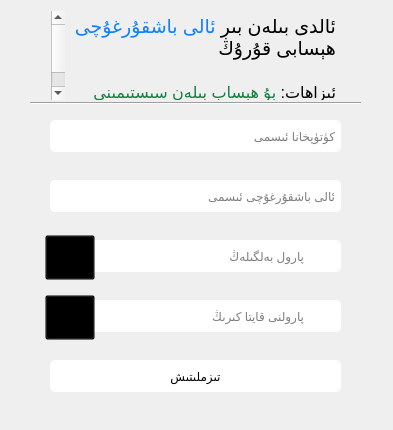
<?xml version="1.0" encoding="UTF-8"?>
<ui version="4.0">
 <class>Form</class>
 <widget class="QWidget" name="Form">
  <property name="geometry">
   <rect>
    <x>0</x>
    <y>0</y>
    <width>393</width>
    <height>430</height>
   </rect>
  </property>
  <property name="windowTitle">
   <string>Form</string>
  </property>
  <property name="layoutDirection">
   <enum>Qt::RightToLeft</enum>
  </property>
  <property name="styleSheet">
   <string notr="true">#textEdit{
background:transparent;
}

#lineEdit, #lineEdit_2{
padding:0px 4px;
border-radius:5px;
}

#lineEdit_3, #lineEdit_4{
padding: 0px 35px 0px 35px;
border-radius:5px;
}

#pushButton{
background-color: rgb(255, 255, 255);
border-radius: 5px;
}


#pushButton:hover{
border: 1px solid rgb(15, 128, 255);
}

#pushButton:pressed{
border: 1px solid rgb(255, 255, 255);
background-color: rgb(15, 128, 255);
color: rgb(255, 255, 255);
}


QLabel{
	color: rgb(252, 1, 7);
}

#pushButton_2, #pushButton_3{
background:transparent;
}

#pushButton_2:pressed, #pushButton_3:pressed{
padding: 1px 1px 0px 0px;
}

</string>
  </property>
  <property name="locale">
   <locale language="Uighur" country="China"/>
  </property>
  <widget class="QLineEdit" name="lineEdit">
   <property name="geometry">
    <rect>
     <x>50</x>
     <y>120</y>
     <width>291</width>
     <height>32</height>
    </rect>
   </property>
   <property name="placeholderText">
    <string>كۈتۈپخانا ئىسمى</string>
   </property>
  </widget>
  <widget class="QLineEdit" name="lineEdit_2">
   <property name="geometry">
    <rect>
     <x>50</x>
     <y>180</y>
     <width>291</width>
     <height>32</height>
    </rect>
   </property>
   <property name="placeholderText">
    <string>ئالى باشقۇرغۇچى ئىسمى</string>
   </property>
  </widget>
  <widget class="QLineEdit" name="lineEdit_3">
   <property name="geometry">
    <rect>
     <x>50</x>
     <y>240</y>
     <width>291</width>
     <height>32</height>
    </rect>
   </property>
   <property name="alignment">
    <set>Qt::AlignLeading|Qt::AlignLeft|Qt::AlignVCenter</set>
   </property>
   <property name="placeholderText">
    <string>پارول بەلگىلەڭ</string>
   </property>
  </widget>
  <widget class="Line" name="line">
   <property name="geometry">
    <rect>
     <x>30</x>
     <y>95</y>
     <width>331</width>
     <height>16</height>
    </rect>
   </property>
   <property name="orientation">
    <enum>Qt::Horizontal</enum>
   </property>
  </widget>
  <widget class="QPushButton" name="pushButton">
   <property name="geometry">
    <rect>
     <x>50</x>
     <y>360</y>
     <width>291</width>
     <height>32</height>
    </rect>
   </property>
   <property name="text">
    <string>تىزملىتىش</string>
   </property>
  </widget>
  <widget class="QTextEdit" name="textEdit">
   <property name="geometry">
    <rect>
     <x>50</x>
     <y>10</y>
     <width>291</width>
     <height>91</height>
    </rect>
   </property>
   <property name="layoutDirection">
    <enum>Qt::RightToLeft</enum>
   </property>
   <property name="html">
    <string>&lt;!DOCTYPE HTML PUBLIC &quot;-//W3C//DTD HTML 4.0//EN&quot; &quot;http://www.w3.org/TR/REC-html40/strict.dtd&quot;&gt;
&lt;html&gt;&lt;head&gt;&lt;meta name=&quot;qrichtext&quot; content=&quot;1&quot; /&gt;&lt;style type=&quot;text/css&quot;&gt;
p, li { white-space: pre-wrap; }
&lt;/style&gt;&lt;/head&gt;&lt;body style=&quot; font-family:'.AppleSystemUIFont'; font-size:13pt; font-weight:400; font-style:normal;&quot;&gt;
&lt;p align=&quot;right&quot; style=&quot; margin-top:0px; margin-bottom:0px; margin-left:0px; margin-right:0px; -qt-block-indent:0; text-indent:0px;&quot;&gt;&lt;span style=&quot; font-size:14pt;&quot;&gt;ئالدى بىلەن بىر &lt;/span&gt;&lt;span style=&quot; font-size:14pt; color:#0f80ff;&quot;&gt;ئالى باشقۇرغۇچى&lt;/span&gt;&lt;span style=&quot; font-size:14pt;&quot;&gt; ھېسابى قۇرۇڭ&lt;/span&gt;&lt;/p&gt;
&lt;p align=&quot;right&quot; style=&quot;-qt-paragraph-type:empty; margin-top:0px; margin-bottom:0px; margin-left:0px; margin-right:0px; -qt-block-indent:0; text-indent:0px; font-size:14pt;&quot;&gt;&lt;br /&gt;&lt;/p&gt;
&lt;p align=&quot;right&quot; style=&quot; margin-top:0px; margin-bottom:0px; margin-left:0px; margin-right:0px; -qt-block-indent:0; text-indent:0px;&quot;&gt;&lt;span style=&quot; font-size:12pt;&quot;&gt;ئىزاھات:&lt;/span&gt;&lt;span style=&quot; font-size:12pt; color:#108040;&quot;&gt; بۇ ھېساب بىلەن سىستىمىنى ئۆز كۈتۈپخانىڭىزغا خاس ئىشلىتەلەيسىز&lt;/span&gt;&lt;/p&gt;&lt;/body&gt;&lt;/html&gt;</string>
   </property>
  </widget>
  <widget class="QLineEdit" name="lineEdit_4">
   <property name="geometry">
    <rect>
     <x>50</x>
     <y>300</y>
     <width>291</width>
     <height>32</height>
    </rect>
   </property>
   <property name="layoutDirection">
    <enum>Qt::RightToLeft</enum>
   </property>
   <property name="alignment">
    <set>Qt::AlignLeading|Qt::AlignLeft|Qt::AlignVCenter</set>
   </property>
   <property name="placeholderText">
    <string>پارولنى قايتا كىرىڭ</string>
   </property>
  </widget>
  <widget class="QLabel" name="label">
   <property name="geometry">
    <rect>
     <x>50</x>
     <y>155</y>
     <width>281</width>
     <height>20</height>
    </rect>
   </property>
   <property name="text">
    <string/>
   </property>
  </widget>
  <widget class="QLabel" name="label_2">
   <property name="geometry">
    <rect>
     <x>50</x>
     <y>214</y>
     <width>281</width>
     <height>20</height>
    </rect>
   </property>
   <property name="text">
    <string/>
   </property>
  </widget>
  <widget class="QLabel" name="label_3">
   <property name="geometry">
    <rect>
     <x>50</x>
     <y>274</y>
     <width>281</width>
     <height>20</height>
    </rect>
   </property>
   <property name="text">
    <string/>
   </property>
  </widget>
  <widget class="QLabel" name="label_4">
   <property name="geometry">
    <rect>
     <x>50</x>
     <y>335</y>
     <width>281</width>
     <height>20</height>
    </rect>
   </property>
   <property name="text">
    <string/>
   </property>
  </widget>
  <widget class="QPushButton" name="pushButton_2">
   <property name="geometry">
    <rect>
     <x>45</x>
     <y>235</y>
     <width>50</width>
     <height>45</height>
    </rect>
   </property>
   <property name="text">
    <string/>
   </property>
   <property name="iconSize">
    <size>
     <width>20</width>
     <height>20</height>
    </size>
   </property>
  </widget>
  <widget class="QPushButton" name="pushButton_3">
   <property name="geometry">
    <rect>
     <x>45</x>
     <y>295</y>
     <width>50</width>
     <height>45</height>
    </rect>
   </property>
   <property name="text">
    <string/>
   </property>
   <property name="iconSize">
    <size>
     <width>20</width>
     <height>20</height>
    </size>
   </property>
  </widget>
 </widget>
 <tabstops>
  <tabstop>lineEdit</tabstop>
  <tabstop>lineEdit_2</tabstop>
  <tabstop>lineEdit_3</tabstop>
  <tabstop>lineEdit_4</tabstop>
  <tabstop>pushButton</tabstop>
  <tabstop>pushButton_2</tabstop>
  <tabstop>pushButton_3</tabstop>
  <tabstop>textEdit</tabstop>
 </tabstops>
 <resources/>
 <connections/>
</ui>
